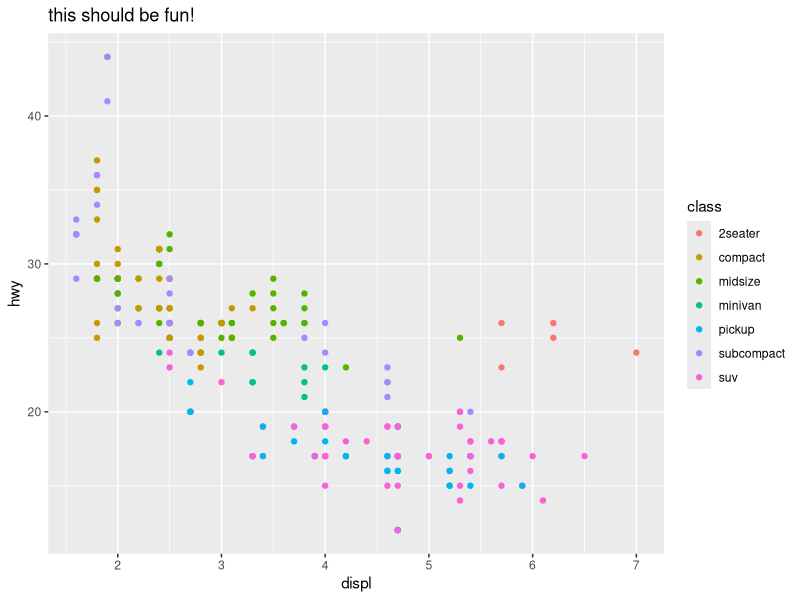

Here is the R script that generated this plot:
## ---- chunk 1
library(ggplot2)


ggplot(mpg, aes(displ, hwy, colour = class)) + 
  geom_point() +
  ggtitle('this should be fun!')
